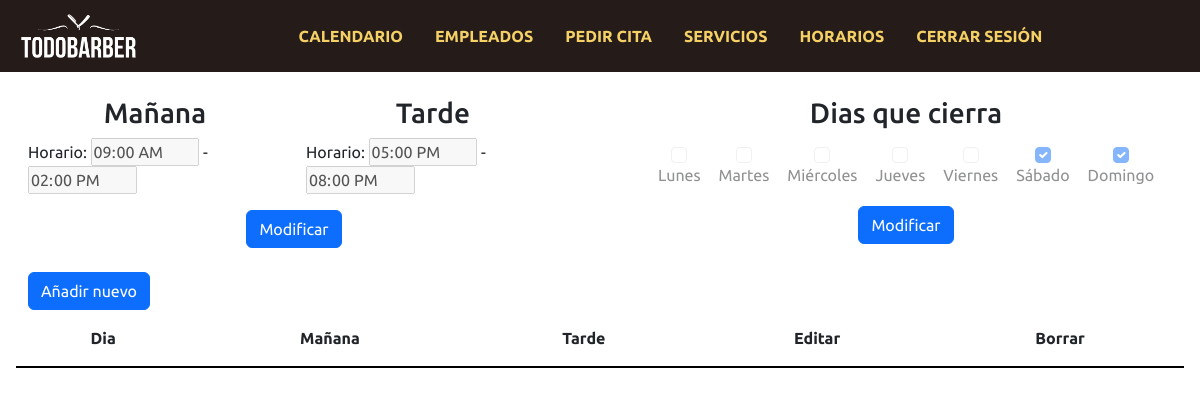
Screenshot of /php/horario.php (signed in) with the database file from the repository.
### tables this page shows
CREATE TABLE `horario` (
  `id` bigint(20) NOT NULL,
  `m_apertura` time DEFAULT NULL,
  `m_cierre` time DEFAULT NULL,
  `t_apertura` time DEFAULT NULL,
  `t_cierre` time DEFAULT NULL,
  `dia` date DEFAULT NULL
);

### php/horario.php (the view, shortened to what this page needs)
<?php
    require_once("functions.php");
    $conexion=createConnection();
?>
<!DOCTYPE html>
<html lang="en">
<head>
    <link href="https://cdn.jsdelivr.net/npm/bootstrap@5.3.0-alpha3/dist/css/bootstrap.min.css" rel="stylesheet">
    <link rel="stylesheet" href="../estilos.css">
</head>
<body>
    <div class='row'>
        <section class="container-fluid px-sm-3 px-0 mt-4 row col-6 mx-auto">
            <form action="" method="post" class="col-12 mx-auto row">
                <div class="col d-flex flex-column align-items-center">
                    <h3>Mañana</h3>
                    <div>
                        <?php
                            $consulta=$conexion->query("select * from horario");
                            $lista=$consulta->fetch_array(MYSQLI_NUM);
                            echo"
                                <span>Horario:</span>
                                <input type='time' name='m_apertura' disabled value='$lista[1]'>
                                <span>-</span>
                                <input type='time' name='m_cierre' disabled value='$lista[2]'>
                                ";
                        ?>
                    </div>
                </div>
                <div class="col d-flex flex-column align-items-center">
                    <h3>Tarde</h3>
                    <div>
                        <?php
                            echo"
                                <span>Horario:</span>
                                <input type='time' name='t_apertura' disabled value='$lista[3]'>
                                <span>-</span>
                                <input type='time' name='t_cierre' disabled value='$lista[4]'>
                            ";
                        ?>
                    </div>
                </div>
                <div class='w-100'>
                    <button type="button" class="mod d-block btn btn-primary mx-auto mt-3">Modificar</button>
                </div>
            </form>
        </section>
        <section class="container-fluid px-sm-3 px-0 mt-4 row col-6 mx-auto">
            <form action="" method="post" class="col-12 mx-auto row">
                <h3 class='text-center'>Dias que cierra</h3>
                <div class="col d-flex align-items-center justify-content-evenly">
                    <?php
                            $consulta=$conexion->query("select dia from descanso");
                            $check=[];
                            while($fila=$consulta->fetch_array(MYSQLI_ASSOC)){
                                $check[]=$fila['dia'];
                            }
                            echo" <div class='form-check d-flex flex-column align-items-center p-0'>
                                    <input class='form-check-input mx-auto' disabled ".(in_array(1,$check) ? "checked":"")." type='checkbox' name='descanso[]' value='1' id='lunes'>
                                    <label class='form-check-label' for='lunes'>Lunes</label>
                                </div>
                                <div class='form-check d-flex flex-column align-items-center p-0'>
                                    <input class='form-check-input mx-auto' disabled ".(in_array(2,$check) ? "checked":"")." type='checkbox' name='descanso[]' value='2' id='martes'>
                                    <label class='form-check-label' for='martes'>Martes</label>
                                </div>
                                <div class='form-check d-flex flex-column align-items-center p-0'>
                                    <input class='form-check-input mx-auto' disabled ".(in_array(3,$check) ? "checked":"")." type='checkbox' name='descanso[]' value='3' id='miercoles'>
                                    <label class='form-check-label' for='miercoles'>Miércoles</label>
                                </div>
                                <div class='form-check d-flex flex-column align-items-center p-0'>
                                    <input class='form-check-input mx-auto' disabled ".(in_array(4,$check) ? "checked":"")." type='checkbox' name='descanso[]' value='4' id='jueves'>
                                    <label class='form-check-label' for='jueves'>Jueves</label>
                                </div>
                                <div class='form-check d-flex flex-column align-items-center p-0'>
                                    <input class='form-check-input mx-auto' disabled ".(in_array(5,$check) ? "checked":"")." type='checkbox' name='descanso[]' value='5' id='viernes'>
                                    <label class='form-check-label' for='viernes'>Viernes</label>
                                </div>
                                <div class='form-check d-flex flex-column align-items-center p-0'>
                                    <input class='form-check-input mx-auto' disabled ".(in_array(6,$check) ? "checked":"")." type='checkbox' name='descanso[]' value='6' id='sabado'>
                                    <label class='form-check-label' for='sabado'>Sábado</label>
                                </div>
                                <div class='form-check d-flex flex-column align-items-center p-0'>
                                    <input class='form-check-input mx-auto' disabled ".(in_array(0,$check) ? "checked":"")." type='checkbox' name='descanso[]' value='0' id='domingo'>
                                    <label class='form-check-label' for='domingo'>Domingo</label>
                                </div>";
                    ?>
                </div>
                <div class='w-100'>
                    <button type="button" class="mod d-block btn btn-primary mx-auto mt-3">Modificar</button>
                </div>
            </form>
        </section>
    </div>
    <section class="container-fluid px-sm-3 px-0 mt-4 row mx-auto">
        <div class='mx-auto'>
            <button type="button" class="btn btn-primary" data-bs-toggle="modal" data-bs-target="#exampleModal" data-bs-whatever="Añadir nuevo">Añadir nuevo</button>
        </div>
        <table>
            <thead>
                <tr>
                    <th>Dia</th>
                    <th>Mañana</th>
                    <th>Tarde</th>
                    <th>Editar</th>
                    <th>Borrar</th>
                </tr>
            </thead>
        </table>
    </section>
</body>
</html>

### estilos.css (style rules this page uses)
*,::after,::before { box-sizing: border-box; }
body { margin: 0; height: 100vh; font-family: 'Ubuntu', sans-serif; }
table td,th { padding: 1rem; }
table { text-align: center }
table:not(#calendario) thead, tr { border-bottom: 2px solid black; }

### rows the page displays
horario: m_apertura "09:00:00", m_cierre "14:00:00", t_apertura "17:00:00", t_cierre "20:00:00"
